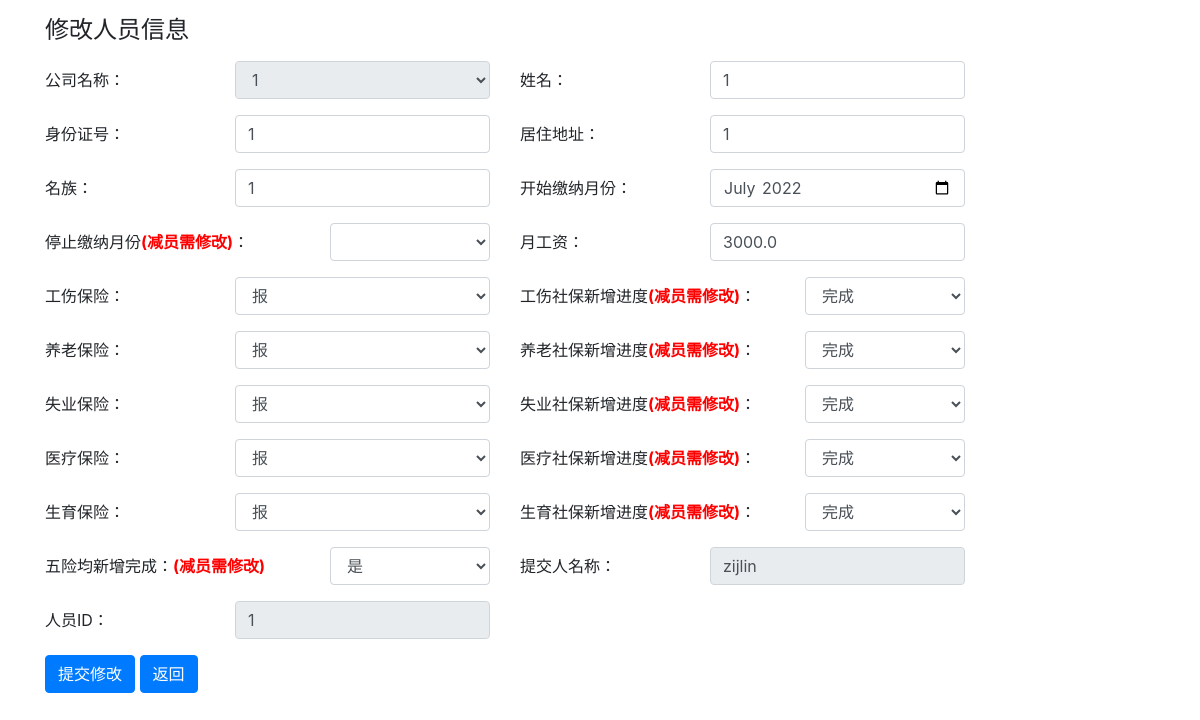
/member_update/1 (signed in), run on the app's committed database.
### member.py (models this page shows, shortened)
class Members(db.Model):
    member_id = db.Column('member_id', db.Integer, primary_key=True)
    company_name = db.Column(db.String(200))
    name = db.Column(db.String(200))
    id_card = db.Column(db.String(200))
    address = db.Column(db.String(200))
    nationality = db.Column(db.String(200))
    begin_month = db.Column(db.String(200))
    end_month = db.Column(db.String(200))
    salary = db.Column(db.Float)
    injury = db.Column(db.String(200))
    endowment = db.Column(db.String(200))
    unemployment = db.Column(db.String(200))
    medical = db.Column(db.String(200))
    birth = db.Column(db.String(200))
    injury_check = db.Column(db.String(200))
    endowment_check = db.Column(db.String(200))
    unemployment_check = db.Column(db.String(200))
    medical_check = db.Column(db.String(200))
    birth_check = db.Column(db.String(200))
    is_valid = db.Column(db.String(200))
    person = db.Column(db.String(200))

### main.py (the view, shortened to what this page needs)
@app.route('/member_update/<member_id>', methods=['GET', 'POST'])
@validate_login
def member_update(member_id):
    return render_template('member_update.html',
                           members=Members.query.filter_by(member_id=member_id).all(),
                           companys=Companys.query.all(),
                           cur_month=get_cur_month())

### main.py (called while the page is built)
def get_cur_month():
    return datetime.datetime.now().strftime("%Y-%m")

def validate_login(func):
    @wraps(func)
    def wrapper(**kwargs):
        if 'username' not in session:
            return render_template('refresh.html')
        else:
            return func(**kwargs)
    return wrapper

### templates/member_update.html (shortened to what this page needs)
<!DOCTYPE html>
<html>
<head>
    <link rel="stylesheet" href="https://cdn.staticfile.org/twitter-bootstrap/4.3.1/css/bootstrap.min.css">
</head>
<body>
<div class="container">
    <h4>修改人员信息</h4>
    <form name="myform" onsubmit="return validateForm()" action="{{ url_for('member_update', member_id=members[0].member_id) }}" method = "post">
        <div class="form-group row">
            <label for="inputPassword" class="col-2 col-form-label">公司名称：</label>
            <div class="col-3">
                <select readonly="readonly" class="form-control" id="sel1" name="company_name">
                    <option>{{members[0].company_name}}</option>
                </select>
            </div>
            <label for="inputPassword" class="col-2 col-form-label">姓名：</label>
            <div class="col-3">
                <input required="required" value="{{members[0].name}}" type="text" class="form-control" id="inputPassword" name="name">
            </div>
        </div>
        <div class="form-group row">
            <label for="inputPassword" class="col-2 col-form-label">身份证号：</label>
            <div class="col-3">
                <input required="required" value="{{members[0].id_card}}" type="text" class="form-control" id="inputPassword" name="id_card">
            </div>
            <label for="inputPassword" class="col-2 col-form-label">居住地址：</label>
            <div class="col-3">
                <input required="required" value="{{members[0].address}}" type="text" class="form-control" id="inputPassword" name="address">
            </div>
        </div>
        <div class="form-group row">
            <label for="inputPassword" class="col-2 col-form-label">名族：</label>
            <div class="col-3">
                <input required="required" value="{{members[0].nationality}}" type="text" class="form-control" id="inputPassword" name="nationality">
            </div>
            <label for="inputPassword" class="col-2 col-form-label">开始缴纳月份：</label>
            <div class="col-3">
                <input value="{{members[0].begin_month}}" type="month" class="form-control" id="inputPassword" name="begin_month">
            </div>
        </div>
        <div class="form-group row">
            <label for="inputPassword" class="col-3 col-form-label">停止缴纳月份<b><font color="Red">(减员需修改)</font></b>：</label>
            <div class="col-2">
                <select class="form-control" name="end_month" onchange="end_month_monitor()">
                    <option>{{members[0].end_month}}</option>
                    <option>{{cur_month}}</option>
                </select>
            </div>
            <label for="inputPassword" class="col-2 col-form-label">月工资：</label>
            <div class="col-3">
                <input required="required" value="{{members[0].salary}}" type="number" class="form-control" id="inputPassword" name="salary">
            </div>
        </div>
        <div class="form-group row">
            <label for="inputPassword" class="col-2 col-form-label">工伤保险：</label>
            <div class="col-3">
                <select class="form-control" id="sel1" name="injury">
                    <option>{{members[0].injury}}</option>
                </select>
            </div>
            <label for="inputPassword" class="col-3 col-form-label">
                工伤社保新增进度<b><font color="Red">(减员需修改)</font></b>：
            </label>
            <div class="col-2">
                <select class="form-control" name="injury_check">
                    <option id="injury_check">{{members[0].injury_check}}</option>
                </select>
            </div>
        </div>
        <div class="form-group row">
            <label for="inputPassword" class="col-2 col-form-label">养老保险：</label>
            <div class="col-3">
                <select class="form-control" id="sel1" name="endowment">
                    <option>{{members[0].endowment}}</option>
                </select>
            </div>
            <label for="inputPassword" class="col-3 col-form-label">养老社保新增进度<b><font color="Red">(减员需修改)</font></b>：</label>
            <div class="col-2">
                <select class="form-control" id="sel1" name="endowment_check">
                    <option id="endowment_check">{{members[0].endowment_check}}</option>
                </select>
            </div>
        </div>
        <div class="form-group row">
            <label for="inputPassword" class="col-2 col-form-label">失业保险：</label>
            <div class="col-3">
                <select class="form-control" id="sel1" name="unemployment">
                    <option>{{members[0].unemployment}}</option>
                </select>
            </div>
            <label for="inputPassword" class="col-3 col-form-label">失业社保新增进度<b><font color="Red">(减员需修改)</font></b>：</label>
            <div class="col-2">
                <select class="form-control" id="sel1" name="unemployment_check">
                    <option id="unemployment_check">{{members[0].unemployment_check}}</option>
                </select>
            </div>
        </div>
        <div class="form-group row">
            <label for="inputPassword" class="col-2 col-form-label">医疗保险：</label>
            <div class="col-3">
                <select class="form-control" id="sel1" name="medical">
                    <option>{{members[0].medical}}</option>
                </select>
            </div>
            <label for="inputPassword" class="col-3 col-form-label">医疗社保新增进度<b><font color="Red">(减员需修改)</font></b>：</label>
            <div class="col-2">
                <select class="form-control" id="sel1" name="medical_check">
                    <option id="medical_check">{{members[0].medical_check}}</option>
                </select>
            </div>
        </div>
        <div class="form-group row">
            <label for="inputPassword" class="col-2 col-form-label">生育保险：</label>
            <div class="col-3">
                <select class="form-control" id="sel1" name="birth">
                    <option>{{members[0].birth}}</option>
                </select>
            </div>
            <label for="inputPassword" class="col-3 col-form-label">生育社保新增进度<b><font color="Red">(减员需修改)</font></b>：</label>
            <div class="col-2">
                <select class="form-control" id="sel1" name="birth_check">
                    <option id="birth_check">{{members[0].birth_check}}</option>
                </select>
            </div>
        </div>
        <div class="form-group row">
            <label for="inputPassword" class="col-3 col-form-label">五险均新增完成：<b><font color="Red">(减员需修改)</font></b></label>
            <div class="col-2">
                <select class="form-control" id="sel1" name="is_valid">
                    <option id="is_valid">{{members[0].is_valid}}</option>
                </select>
            </div>
            <label for="inputPassword" class="col-2 col-form-label">提交人名称：</label>
            <div class="col-3">
                <input readonly="readonly" value="{{ members[0].person }}" required="required" type="text" class="form-control" id="inputPassword" name="person">
            </div>
        </div>
        <div class="form-group row">
            <label for="inputPassword" class="col-2 col-form-label">人员ID：</label>
            <div class="col-3">
                <input value="{{members[0].member_id}}" readonly="readonly" type="text" class="form-control" id="inputPassword" name="member_id">
            </div>
        </div>
        <button type="submit" class="btn btn-primary">提交修改</button>
        <a class="btn btn-primary" href="{{ url_for('member_query', company_name='all') }}">返回</a>
    </form>
</div>
</body>
</html>

### data on the page
Members: company_name "1", name "1", id_card "1", address "1", nationality "1", begin_month "2022-07", salary "3000.0", injury "报", injury_check "完成", endowment "报", endowment_check "完成", unemployment "报", unemployment_check "完成", medical "报", medical_check "完成", birth "报", birth_check "完成", is_valid "是", person "zijlin", member_id "1"
